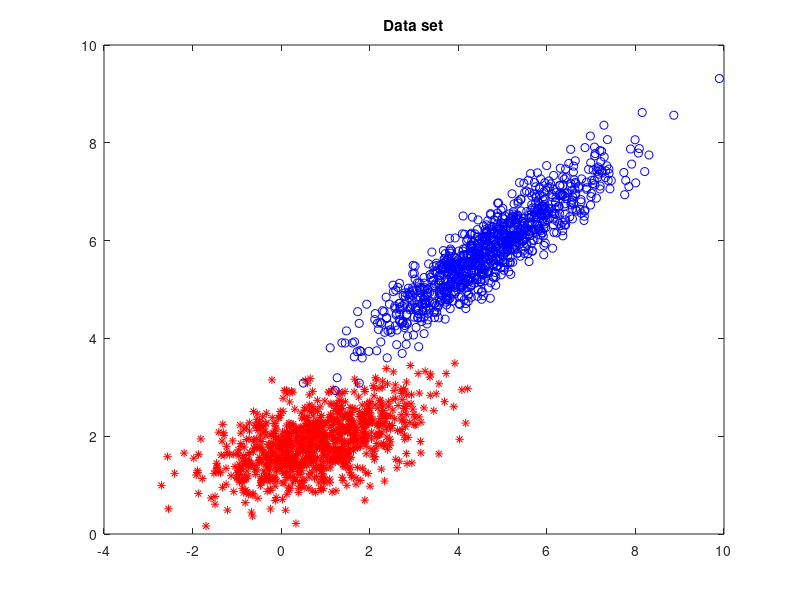

Reproduce this figure in MATLAB. (Note: this script raises an error after producing the figure.)
% Pattern recognition - Homework 3
% Linear classifier - First, second and third iterative procedure. 

% Generates 100 points from each of the 2 classes. Classes are linearly
% separable and have normal distribution. 
% A linear classifier is calculated using first iterative procedure. A
% dependency of error based on parameter s is plotted. Optimal s is found
% and a classifier is calculated and plotted based on it. 
% A linear classifier is calculated using second iterative procedure. A
% dependency of error based on parameter s is plotted. Optimal s is found
% and a classifier is calculated and plotted based on it. 
% A linear classifier is calculated using second iterative procedure. A
% dependency of error based on parameter s is plotted. Optimal s is found
% and a classifier is calculated and plotted based on it. 

% January, 2019
% Savic Jovana 2013/243

close all
clear all

%%%%%%%%%%%%%%%%%%%%%%%%%%%%%%%%%%%%%%%%%%%%%%%%%%%%%%%%%%%%%%%%%%%%%%%%%%%

% Generate 1000 points from each of two 2-dimensional classes. 
% Probability density functions are defined as:
% f1(X) = N(M1, S1)
% f2(X) = N(M2, S2)

N = 1000;

M1 = [0.8 1.9]';
M2 = [4.7 5.8]';

S1 = [1 0.7; 0.3 0.5]; 
S2 = [1.3 1.5; 0.8 1.1]; 

P1 = 0.5; P2 = 0.5;

% Apply color transform.
[F1, L1] = eig(S1);
[F2, L2] = eig(S2); 

T1 = F1 * L1^(1/2); 
T2 = F2 * L2^(1/2); 

% Generate first class' data points.
for i = 1:N
    X1(:,i) = T1*randn(2,1)+M1;
end

% Generate second class' data points.
for i = 1:N
    X2(:,i) = T2*randn(2,1)+M2;
end

% Plot data points
figure(1)
plot(X1(1,:),X1(2,:),'r*');
title('Data set');
hold on
plot(X2(1,:), X2(2,:), 'bo');
hold off

%%%%%%%%%%%%%%%%%%%%%%%%%%%%%%%%%%%%%%%%%%%%%%%%%%%%%%%%%%%%%%%%%%%%%%%%%%%
% First iterative procedure.
%%%%%%%%%%%%%%%%%%%%%%%%%%%%%%%%%%%%%%%%%%%%%%%%%%%%%%%%%%%%%%%%%%%%%%%%%%%

S1 = cov(X1');
S2 = cov(X2');
M1 = mean(X1')';
M2 = mean(X2')';

s = 0:0.001:1;
error = zeros(size(s));
for i=1:length(s)
    % Find vector V.
    V = getV(s(i), M1, M2, S1, S2); 
    % Find other params.
    [var1, var2, v0, eta1, eta2] = findParams(V, M1, M2, S1, S2, s(i));  
    % Find error.
    error(i) = integralError(eta1, sqrt(var1), eta2, sqrt(var2), P1, P2);
end

%Plot error dependency on s.
figure(2),
plot(s, error), title('First iterative procedure : Error dependency'),
xlabel('s'), ylabel('$$\varepsilon$$ (s)', 'Interpreter','latex');

%Find optimal s and parameters that correspond to it.
[e_min ind] = min(error);
s_opt = s(ind);

% Find vector V.
V = getV(s_opt, M1, M2, S1, S2);  
% Find other params.
[var1, var2, v0, eta1, eta2] = findParams(V, M1, M2, S1, S2, s_opt);  

% Plot classifer. 
x=-4:0.1:12;
y=-2:0.1:10;
h=zeros(length(x),length(y));
for i=1:length(x)
    X=[x(i)*ones(1,length(y));y];
    h(i,:)=V'*X+v0;
end

figure(1);
hold on
contour(x,y,h',[0 0],'black');
hold off

%%%%%%%%%%%%%%%%%%%%%%%%%%%%%%%%%%%%%%%%%%%%%%%%%%%%%%%%%%%%%%%%%%%%%%%%%%%
% Second iterative procedure.
%%%%%%%%%%%%%%%%%%%%%%%%%%%%%%%%%%%%%%%%%%%%%%%%%%%%%%%%%%%%%%%%%%%%%%%%%%%

s = 0:0.001:1;
error = zeros(size(s));
for i=1:length(s)
    % Find vector V.
    V = getV(s(i), M1, M2, S1, S2); 
    % Find v0 limits.
    [v0_begin, v0_end] = v0Limits(V, X1, X2);
    % Find optimal v0.
    [v0_opt, e_min] = findOptimalv0(v0_begin, v0_end, X1, X2, V);
    error(i) = findErrors(V, v0_opt, X1, X2);
end

%Plot error dependency on s.
figure,
plot(s, error), title('Second iterative procedure : Error dependency');
xlabel('s'), ylabel('$$\varepsilon$$ (s)', 'Interpreter','latex');

%Find optimal s and plot classifier.
[e_min ind] = min(error);
s_opt = s(ind);

V = getV(s_opt, M1, M2, S1, S2); 
var1 = (V')*S1*V;
var2 = (V')*S2*V;
% Find v0.
v0 = -(s*var1*(V'*M2)+(1-s)*var2*(V'*M1))/(s*var1+(1-s)*var2);

% Plot classifer. 
x=-4:0.1:12;
y=-2:0.1:10;
h=zeros(length(x),length(y));
for i=1:length(x)
    X=[x(i)*ones(1,length(y));y];
    h(i,:)=V'*X+v0;
end

figure(1);
hold on
contour(x,y,h',[0 0],'m');
hold off

%%%%%%%%%%%%%%%%%%%%%%%%%%%%%%%%%%%%%%%%%%%%%%%%%%%%%%%%%%%%%%%%%%%%%%%%%%%
% Third iterative procedure.
%%%%%%%%%%%%%%%%%%%%%%%%%%%%%%%%%%%%%%%%%%%%%%%%%%%%%%%%%%%%%%%%%%%%%%%%%%%

N_training = round(0.8*N); %Take 80% as training set. The rest is test set.
X1_training = X1(:,1:N_training); X1_test = X1(:,N_training+1:end);
X2_training = X2(:,1:N_training); X2_test = X2(:,N_training+1:end);

% Estimate expected values and covariance matrices on traning set.
S1 = cov(X1_training');
S2 = cov(X2_training');
M1 = mean(X1_training')';
M2 = mean(X2_training')';

s = 0:0.001:1;
error = zeros(size(s));
for i=1:length(s)
    % Find vector V.
    V = getV(s(i), M1, M2, S1, S2); 
    % Find v0 limits.
    [v0_begin, v0_end] = v0Limits(V, X1_training, X2_training);
    % Find optimal v0.
    [v0_opt, e_min] = findOptimalv0(v0_begin, v0_end, X1_training, X2_training, V);
    error(i) = findErrors(V, v0_opt, X1_test, X2_test);
end

%Plot error dependency on s.
figure,
plot(s, error), title('Third iterative procedure : Error dependency');
xlabel('s'), ylabel('$$\varepsilon$$ (s)', 'Interpreter','latex');

%Find optimal s and plot classifier.
[e_min ind] = min(error);
s_opt = s(ind);

V = getV(s_opt, M1, M2, S1, S2); 
var1 = (V')*S1*V;
var2 = (V')*S2*V;
% Find v0.
v0 = -(s*var1*(V'*M2)+(1-s)*var2*(V'*M1))/(s*var1+(1-s)*var2);

% Plot classifer. 
x=-4:0.1:12;
y=-2:0.1:10;
h=zeros(length(x),length(y));
for i=1:length(x)
    X=[x(i)*ones(1,length(y));y];
    h(i,:)=V'*X+v0;
end

figure(1);
hold on
contour(x,y,h',[0 0],'green');
legend('class1', 'class2', 'First procedure', 'Second procedure', 'Third procedure');
hold off

%%%%%%%%%%%%%%%%%%%%%%%%%%%%%%%%%%%%%%%%%%%%%%%%%%%%%%%%%%%%%%%%%%%%%%%%%%%
% Helper functions - first iterative procedure. 

function V = getV(s, M1, M2, S1, S2)
%   Finds value of vector V for given expected value vectors and covariance
%   matrices as defined in first iterative procedure.

    V = inv(s*S1+(1-s)*S2)*(M2-M1);
end

function [var1, var2, v0, eta1, eta2] = findParams(V, M1, M2, S1, S2, s)
%   Finds sigmas squared, v0 and etas for given vector V, expected value
%   vector M, covariance matrix S and parameter s as defined in first iterative
%   procedure.

    var1 = V'*S1*V;
    var2 = V'*S2*V;
    
    v0 = -(s*var1*(V'*M2)+(1-s)*var2*(V'*M1))/(s*var1+(1-s)*var2);
    
    eta1 = V'*M1+v0;
    eta2 = V'*M2+v0;
   
end

function eps = integralError(eta1, sigma1, eta2, sigma2, P1, P2)
%   Finds error by calculating integral as defined in first iterative
%   procedure.

    eps1 = 1 - normcdf(-eta1/sigma1);
    eps2 = normcdf(-eta2/sigma2);
    
    eps = P1*eps1+P2*eps2;
    
end

%%%%%%%%%%%%%%%%%%%%%%%%%%%%%%%%%%%%%%%%%%%%%%%%%%%%%%%%%%%%%%%%%%%%%%%%%%%
% Helper functions - second and third iterative procedure.

function [v_begin, v_end] = v0Limits(V, X1, X2)
%   Finds upper and lower limit of v0 for given vector V and sample sets X1
%   and X2. Used for third iterative procedure.

    N = size(X1,2); %Preallocate for speed.
    y1 = zeros([N 1]); 
    y2 = zeros([N 1]);
    
    for i=1:N
        y1(i) = V'*X1(:,i);
        y2(i) = V'*X2(:,i);
    end
    
    v_begin = -max(max(y1), max(y2));
    v_end = - min(min(y1), min(y2));
    
end

function [v0_opt, e_min]= findOptimalv0(v0_begin, v0_end, X1, X2, V)
%   Finds optimal v0 for given test set X1 and X2 and vector V. Checks
%   values between v0_begin and v0_end.  

    N = size(X1,2); %Preallocate for speed.
    y1 = zeros([N 1]); 
    y2 = zeros([N 1]);

    for i=1:N
        y1(i) = V'*X1(:,i);
        y2(i) = V'*X2(:,i);
    end
    
    v0_delta = (v0_end-v0_begin)/1000;
    v0 = v0_begin:v0_delta:v0_end;  
    for i = 1:size(v0, 2)
        error(i) = sum(y1 >= -v0(i)) + sum(y2 <= -v0(i));
    end
    
    [e_min, ind] = min(error);
    v0_opt = v0(ind);
end

function  error = findErrors(V, v0, X1, X2)
%   Finds the number of data points in test sets that have been wrongly
%   classified for given V and v0. Used in third iterative procedure.
    
    N = size(X1,2); %Preallocate for speed.
    y1 = zeros([N 1]); 
    y2 = zeros([N 1]);

    for i=1:N
        y1(i) = V'*X1(:,i);
        y2(i) = V'*X2(:,i);
    end

    error = sum(y1 >= -v0) + sum(y2 <= -v0);
end